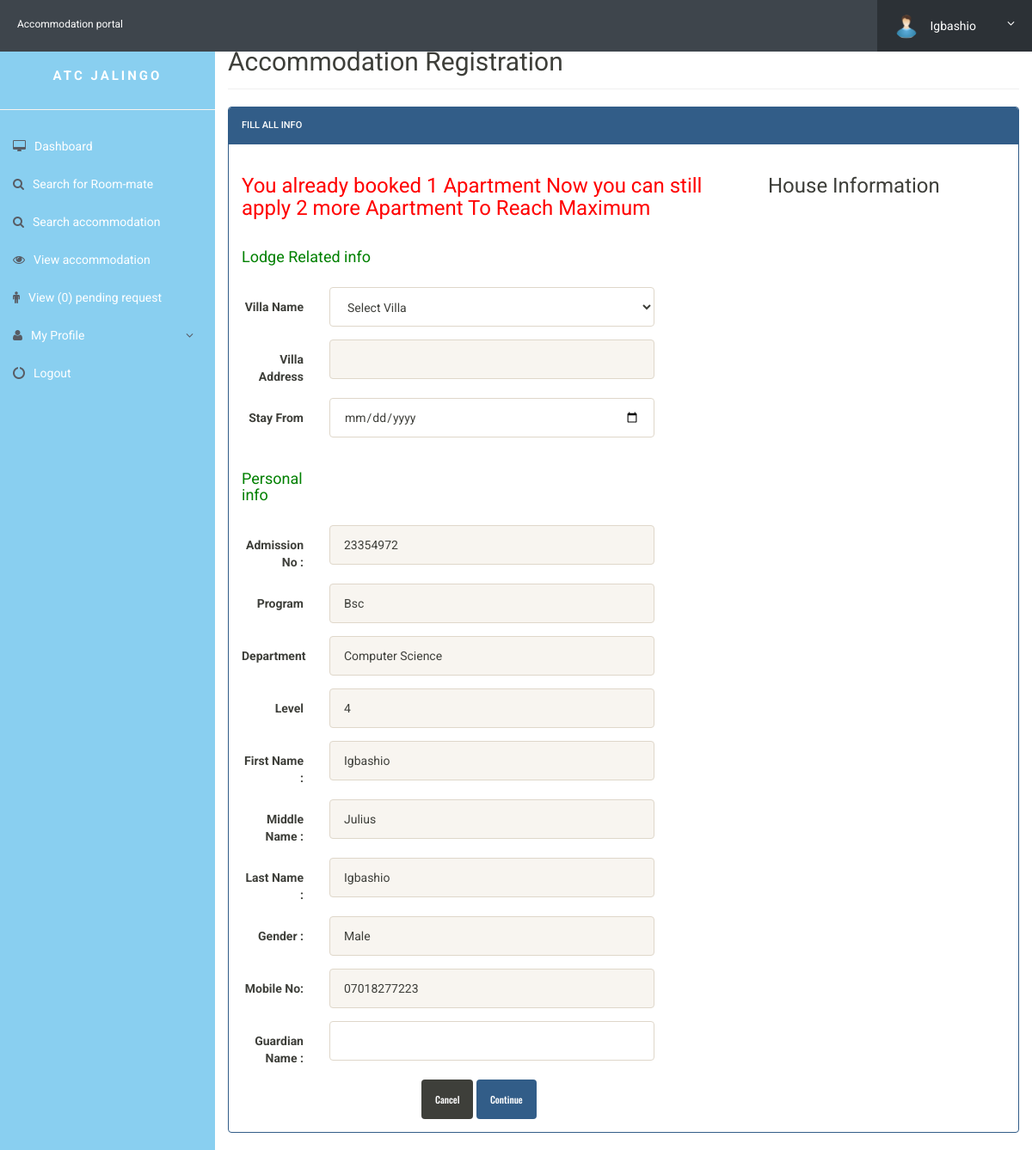
The app's page /book-accommodation.php (signed in) with its own data.
### tables this page shows
CREATE TABLE `userregistration` (
  `id` int(11) NOT NULL,
  `admission_no` varchar(255) DEFAULT NULL,
  `program` varchar(20) NOT NULL,
  `department` varchar(250) NOT NULL,
  `level` varchar(250) NOT NULL,
  `firstName` varchar(255) DEFAULT NULL,
  `middleName` varchar(255) DEFAULT NULL,
  `lastName` varchar(255) DEFAULT NULL,
  `gender` varchar(255) DEFAULT NULL,
  `img` varchar(250) NOT NULL,
  `contactNo` varchar(20) DEFAULT NULL,
  `password` varchar(255) DEFAULT NULL,
  `regDate` timestamp NULL DEFAULT CURRENT_TIMESTAMP,
  `updationDate` varchar(45) DEFAULT NULL,
  `passUdateDate` varchar(45) DEFAULT NULL
);

### book-accommodation.php (the view, shortened to what this page needs)
<?php
include('includes/config.php');
?>
<!doctype html>
<html lang="en" class="no-js">
    <head>
        <link rel="stylesheet" href="css/font-awesome.min.css">
        <link rel="stylesheet" href="css/bootstrap.min.css">
        <link rel="stylesheet" href="css/dataTables.bootstrap.min.css">
        <link rel="stylesheet" href="css/bootstrap-social.css">
        <link rel="stylesheet" href="css/bootstrap-select.css">
        <link rel="stylesheet" href="css/fileinput.min.css">
        <link rel="stylesheet" href="css/awesome-bootstrap-checkbox.css">
        <link rel="stylesheet" href="css/style.css">
    </head>
    <body>
        <?php include('includes/header.php'); ?>
        <div class="ts-main-content">
            <?php include('includes/sidebar.php'); ?>
            <div class="content-wrapper">
                <div class="container-fluid">
                    <div class="row">
                        <div class="col-md-12">
                            <h2 class="page-title">Accommodation Registration </h2>
                            <div class="row">
                                <div class="col-md-12">
                                    <div class="panel panel-primary">
                                        <div class="panel-heading">Fill all Info</div>
                                        <div class="panel-body">
                                            <div class="row">
                                                <div class="col-md-8">
                                                    <form method="post" action="" class="form-horizontal">
                                                        <?php
                                                        $uid = $_SESSION['id'];
                                                        $stmt = $mysqli->prepare("SELECT student_id FROM registration WHERE student_id=? ");
                                                        $stmt->bind_param('i', $uid);
                                                        $stmt->execute();
                                                        $stmt->bind_result($uid);
                                                        $resulr = $stmt->get_result();
                                                        $rows = array();
                                                        while ($row = $resulr->fetch_assoc()) {
                                                            $rows[] = $row;
                                                        }
                                                        if (count($rows) > 0 && count($rows) < 3) {
                                                            ?>
                                                            <h3 style="color: red" align="left">You already booked  <?php echo count($rows) . " Apartment Now you can still apply " . (3 - count($rows)) . " more Apartment To Reach Maximum"; ?></h3>
                                                            <?php
                                                        } else {
                                                            ?>
                                                            <h3 style="color: red" align="left">You cannot Apply More than 3 Apartment</h3>
                                                            <?php
                                                        }
                                                        ?>
                                                        <div class="form-group">
                                                            <label class="col-sm-4 control-label"><h4 style="color: green" align="left">Lodge Related info </h4> </label>
                                                        </div>
                                                        <div class="form-group">
                                                            <label class="col-sm-2 control-label">Villa Name </label>
                                                            <div class="col-sm-8">
                                                                <select name="villa" id="villa" class="form-control"  onChange="getVillaid(this.value);" onBlur="checkAvailability()" required>
                                                                    <option value="">Select Villa</option>
                                                                </select>
                                                            </div>
                                                        </div>
                                                        <div class="form-group">
                                                            <label class="col-sm-2 control-label">Villa Address</label>
                                                            <div class="col-sm-8">
                                                                <input type="text" name="villa_address" id="villa_address" class="form-control" readonly>
                                                            </div>
                                                        </div>
                                                        <div class="form-group">
                                                            <label class="col-sm-2 control-label">Stay From</label>
                                                            <div class="col-sm-8">
                                                                <input type="date" name="stayfrom" id="stayfrom"  class="form-control" required>
                                                            </div>
                                                        </div>
                                                        <div class="form-group">
                                                            <label class="col-sm-2 control-label"><h4 style="color: green" align="left">Personal info </h4> </label>
                                                        </div>
                                                        <?php
                                                        $aid = $_SESSION['id'];
                                                        $ret = "select * from userregistration where id=?";
                                                        $stmt = $mysqli->prepare($ret);
                                                        $stmt->bind_param('i', $aid);
                                                        $stmt->execute();
                                                        $res = $stmt->get_result();
                                                        while ($row = $res->fetch_object()) {
                                                            ?>
                                                            <div class="form-group">
                                                                <label class="col-sm-2 control-label">Admission No : </label>
                                                                <div class="col-sm-8">
                                                                    <input type="text" name="admission_no" id="admission_no" value="<?php echo $row->admission_no; ?>" class="form-control" readonly >
                                                                </div>
                                                            </div>
                                                            <div class="form-group">
                                                                <label class="col-sm-2 control-label">Program</label>
                                                                <div class="col-sm-8">
                                                                    <input type="text" name="program" id="dpt" value="<?php echo $row->program; ?>" class="form-control" readonly>
                                                                </div>
                                                            </div>
                                                            <div class="form-group">
                                                                <label class="col-sm-2 control-label">Department</label>
                                                                <div class="col-sm-8">
                                                                    <input type="text" name="dpt" id="dpt" value="<?php echo $row->department; ?>" class="form-control" readonly>
                                                                </div>
                                                            </div>
                                                            <div class="form-group">
                                                                <label class="col-sm-2 control-label">Level</label>
                                                                <div class="col-sm-8">
                                                                    <input type="text" name="level" id="level" value="<?php echo $row->level; ?>" class="form-control" readonly>
                                                                </div>
                                                            </div>
                                                            <div class="form-group">
                                                                <label class="col-sm-2 control-label">First Name : </label>
                                                                <div class="col-sm-8">
                                                                    <input type="text" name="fname" id="fname"  class="form-control" value="<?php echo $row->firstName; ?>" readonly>
                                                                </div>
                                                            </div>
                                                            <div class="form-group">
                                                                <label class="col-sm-2 control-label">Middle Name : </label>
                                                                <div class="col-sm-8">
                                                                    <input type="text" name="mname" id="mname"  class="form-control" value="<?php echo $row->middleName; ?>"  readonly>
                                                                </div>
                                                            </div>
                                                            <div class="form-group">
                                                                <label class="col-sm-2 control-label">Last Name : </label>
                                                                <div class="col-sm-8">
                                                                    <input type="text" name="lname" id="lname"  class="form-control" value="<?php echo $row->lastName; ?>" readonly>
                                                                </div>
                                                            </div>
                                                            <div class="form-group">
                                                                <label class="col-sm-2 control-label">Gender : </label>
                                                                <div class="col-sm-8">
                                                                    <input type="text" name="gender" value="<?php echo $row->gender; ?>" class="form-control" readonly>
                                                                </div>
                                                            </div>
                                                            <div class="form-group">
                                                                <label class="col-sm-2 control-label">Mobile No: </label>
                                                                <div class="col-sm-8">
                                                                    <input type="text" name="contactno" value="<?php echo $row->contactNo; ?>" id="contactno"  maxlength="11" class="form-control" readonly>
                                                                </div>
                                                            </div>
                                                        <?php } ?>
                                                        <div class="form-group">
                                                            <label class="col-sm-2 control-label">Guardian  Name : </label>
                                                            <div class="col-sm-8">
                                                                <input type="text" name="gname" id="gname"  class="form-control" required="required">
                                                            </div>
                                                        </div>
                                                        <div class="col-sm-6 col-sm-offset-4">
                                                            <button class="btn btn-default" type="submit">Cancel</button>
                                                            <input type="submit" name="submit" Value="Continue" class="btn btn-primary">
                                                        </div>
                                                    </form>
                                                </div>
                                                <div class="col-md-4">
                                                    <h3>House Information</h3>
                                                </div>
                                            </div>
                                        </div>
                                    </div>
                                </div>
                            </div>
                        </div>
                    </div>
                </div>
            </div>
        </div>
    </body>
</html>

### includes/header.php (shortened to what this page needs)
<?php if (isset($_SESSION['id']))
{ ?><div class="brand clearfix">
		<a href="#" class="logo" style="font-size:12px; color: white;">Accommodation portal</a>
		<ul class="ts-profile-nav">
			<li class="ts-account">
		<?php	include('config.php');
		$id=$_SESSION['id'];
         $query1 = "SELECT * FROM userRegistration WHERE id='$id'";
			     $result1 = mysqli_query($mysqli, $query1);
                $user = mysqli_fetch_assoc($result1);
			    $img = $user['img'];
			 ?>
				<a href="#"><img src="user_images/<?php  echo $img; ?>" class="ts-avatar hidden-side" alt=""> <?php  echo $user['firstName']; ?> <i class="fa fa-angle-down hidden-side"></i></a>
			</li>
		</ul>
	</div>
	<?php } ?>

### css/style.css (style rules this page uses)
html { font-size: 14px; }
@media only screen and (min-width: 480px) { html { font-size: 17px; } }
@media only screen and (min-width: 768px) { html { font-size: 14px; } }
body { font-size: 1em; }
a { color: #37a6c4; }
.btn { font-family: 'Oswald', sans-serif; }
.panel { overflow: hidden; }
ul, li { margin: 0; padding: 0; list-style: none; }
.btn { text-transform: none; }
.page-title { padding-bottom: 15px; margin-bottom: 20px; border-bottom: 1px solid #f0f0f0; }
.brand { background: #3e454c; position: relative; z-index: 3; position: fixed; width: 100%; top: 0; }
.brand .logo { box-sizing: border-box; padding: 20px; float: left; display: block; width: 200px; }
@media only screen and (min-width: 992px) { .brand .logo { width: 250px; } }
.brand .ts-profile-nav { float: right; display: none; }
.brand .ts-profile-nav li { float: left; position: relative; }
.brand .ts-profile-nav li a { display: block; padding: 20px; color: #fff; }
.brand .ts-profile-nav .ts-account .fa-angle-down { float: right; }
.brand .ts-profile-nav .ts-account > a { width: 180px; background: #2c3136; }
.brand .ts-profile-nav .ts-account .ts-avatar { border-radius: 50%; height: 28px; margin: -10px 0; margin-right: 10px; }
@media only screen and (min-width: 992px) { .brand .ts-profile-nav { display: block; } }
.ts-main-content .content-wrapper { padding-top: 15px; margin-top: 20px; }
@media only screen and (min-width: 992px) { .ts-main-content .content-wrapper { margin-left: 250px; } }

### records on screen
userregistration: img (picture), firstName "Igbashio", admission_no "23354972", program "Bsc", dpt "Computer Science", level "4", fname "Igbashio", mname "Julius", lname "Igbashio", gender "Male", contactno "07018277223"

### other values on screen
$count1 "0"
count($rows) "1"
3 - count($rows) "2"
